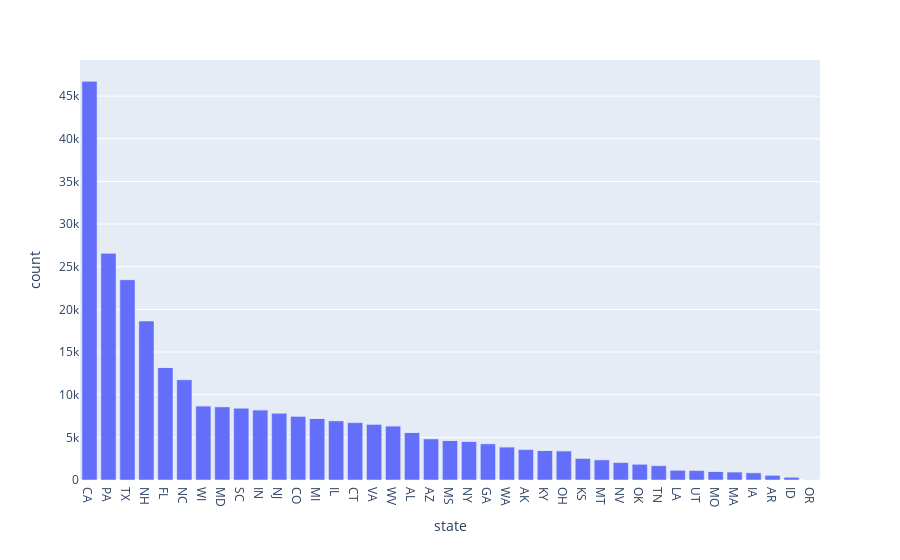

The notebook cell this image was saved under:
### Code cell
fig = px.bar(state, x='state', y='count')
fig.show()

### Figure 1 — Plotly figure (JSON) as saved in the notebook; plotly's stock layout.template omitted (floating-point values rounded to 4 significant figures)
{"data": [{"alignmentgroup": "True", "hovertemplate": "state=%{x}<br>count=%{y}<extra></extra>", "legendgroup": "", "marker": {"color": "#636efa"}, "name": "", "offsetgroup": "", "orientation": "v", "showlegend": false, "textposition": "auto", "type": "bar", "x": ["CA", "PA", "TX", "NH", "FL", "NC", "WI", "MD", "SC", null, "IN", "NJ", "CO", "MI", "IL", "CT", "VA", "WV", "AL", "AZ", "MS", "NY", "GA", "WA", "AK", "KY", "OH", "KS", "MT", "NV", "OK", "TN", "LA", "UT", "MO", "MA", "IA", "AR", "ID", "OR", "CA", "PA", "TX", "MD", "MI", "FL", "AZ", "KY", "MS", "WA", "NC", "AR", "CO", "OH", "AL", "WI", "MT", "IN", "MO", "KS", "WV", "NY", "OR", "IL", "SC", "LA"], "xaxis": "x", "y": [46765, 26602, 23491, 18637, 13187, 11769, 8696, 8597, 8447, 8346, 8229, 7816, 7491, 7213, 6959, 6720, 6514, 6349, 5571, 4844, 4632, 4535, 4236, 3889, 3563, 3460, 3430, 2561, 2385, 2042, 1842, 1672, 1170, 1102, 1002, 927, 838, 580, 317, 22, 6, 5, 3, 3, 3, 3, 2, 2, 2, 2, 2, 2, 2, 2, 2, 1, 1, 1, 1, 1, 1, 1, 1, 1, 1, 1], "yaxis": "y"}], "layout": {"barmode": "relative", "legend": {"tracegroupgap": 0}, "margin": {"t": 60}, "xaxis": {"anchor": "y", "domain": [0, 1], "title": {"text": "state"}}, "yaxis": {"anchor": "x", "domain": [0, 1], "title": {"text": "count"}}}}
